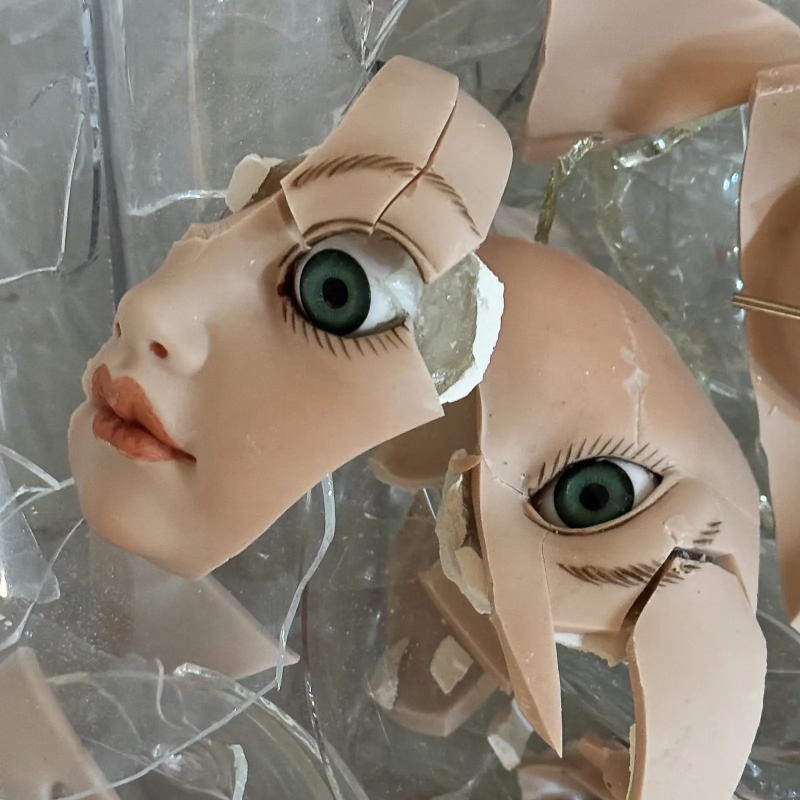
#> input picture assets/home/img/doll-glass-23.webp, 1600 x 1600 px (shown at 1/2 size); its folder holds only this picture in this run
$ python -i docs_import_media.py   (imports and definitions only)
#> lines starting #> are read from the running program, lines starting #| are printed output that depends on the picture
### docs-viewer/services/docs_document_packages/workspace.py
"""External workspace path contracts for document-package artifacts."""

from __future__ import annotations

from dataclasses import dataclass
import os
from pathlib import Path
import sys
from typing import Any, Mapping


_BOOTSTRAP_START = Path(__file__).resolve()
for _candidate in (_BOOTSTRAP_START.parent, *_BOOTSTRAP_START.parents):
    if (_candidate / "site-tools" / "config" / "site-tools.json").exists():
        if str(_candidate) not in sys.path:
            sys.path.insert(0, str(_candidate))
        break

from studio.shared.python.external_workspace_paths import (  # noqa: E402
    path_is_relative_to,
    resolve_external_workspace_root,
    resolve_workspace_path,
    workspace_marker_path,
)


PROJECTS_BASE_DIR_ENV = "DOTLINEFORM_PROJECTS_BASE_DIR"
WORKSPACE_DIR_NAME = "data-sharing"
WORKSPACE_ROOT_MARKER = f"${PROJECTS_BASE_DIR_ENV}/{WORKSPACE_DIR_NAME}"

EXPORT_ROOT = f"{WORKSPACE_ROOT_MARKER}/exports"
IMPORT_STAGING_ROOT = f"{WORKSPACE_ROOT_MARKER}/import-staging"
IMPORT_PREVIEW_ROOT = f"{WORKSPACE_ROOT_MARKER}/import-preview"
META_ROOT = f"{WORKSPACE_ROOT_MARKER}/meta"


@dataclass(frozen=True)
class DocumentPackageWorkspacePaths:
    root: Path
    exports: Path
    import_staging: Path
    import_preview: Path
    meta: Path


def _environment(environ: Mapping[str, str] | None) -> Mapping[str, str]:
    return os.environ if environ is None else environ


# [131 lines left out: functions resolve_workspace_root, safe_workspace_marker_path, resolve_marker_path, marker_path, workspace_paths, configured_workspace_paths and 1 more, not called in this run]


__all__ = [
    "DocumentPackageWorkspacePaths",
    "EXPORT_ROOT",
    "IMPORT_PREVIEW_ROOT",
    "IMPORT_STAGING_ROOT",
    "META_ROOT",
    "PROJECTS_BASE_DIR_ENV",
    "WORKSPACE_ROOT_MARKER",
    "configured_workspace_paths",
    "marker_path",
    "path_is_relative_to",
    "resolve_marker_path",
    "resolve_workspace_root",
    "safe_workspace_marker_path",
    "workspace_paths",
    "workspace_status",
]

### studio/services/media/publish_media_to_r2.py
#!/usr/bin/env python3
"""Publish approved local media derivatives to Cloudflare R2."""

from __future__ import annotations

import argparse
import base64
import datetime as dt
import hashlib
import hmac
import http.client
import json
import mimetypes
import sys
import urllib.error
import urllib.parse
import urllib.request
import xml.etree.ElementTree as ET
from dataclasses import asdict, dataclass
from pathlib import Path
from typing import Dict, Iterable, List, Mapping, Protocol, Sequence

_BOOTSTRAP_START = Path(__file__).resolve()
for _candidate in (_BOOTSTRAP_START.parent, *_BOOTSTRAP_START.parents):
    if (_candidate / "site-tools" / "config" / "site-tools.json").exists():
        if str(_candidate) not in sys.path:
            sys.path.insert(0, str(_candidate))
        break

from studio.shared.python.studio_python_paths import ensure_studio_python_paths

REPO_ROOT = ensure_studio_python_paths(__file__)
SCRIPTS_DIR = REPO_ROOT / "scripts"

from catalogue.catalogue_output_paths import catalogue_workspace_config
from pipeline_config import (
    load_pipeline_config,
)
from local_env import SITE_ENV_REL_PATH, runtime_env


PIPELINE_CONFIG = load_pipeline_config(Path(__file__))
PRIMARY_SUFFIX = str(PIPELINE_CONFIG["variants"]["primary"]["suffix"])
OUTPUT_FORMAT = str(PIPELINE_CONFIG["encoding"]["format"])
PRIMARY_WIDTHS = [int(v) for v in PIPELINE_CONFIG["variants"]["primary"]["widths"]]

R2_ENV_VARS = (
    "R2_ACCOUNT_ID",
    "R2_ACCESS_KEY_ID",
    "R2_SECRET_ACCESS_KEY",
    "R2_BUCKET",
    "R2_ENDPOINT",
)

DEFAULT_ENV_FILES = (
    SITE_ENV_REL_PATH,
)


@dataclass(frozen=True)
class CatalogueKind:
    cli_name: str
    config_prefix_key: str


CATALOGUE_KINDS: Dict[str, CatalogueKind] = {
    "works": CatalogueKind("works", "media_image_works"),
}


@dataclass(frozen=True)
class R2Credentials:
    account_id: str
    access_key_id: str
    secret_access_key: str
    bucket: str
    endpoint: str


@dataclass(frozen=True)
class RemoteObject:
    size: int | None
    etag: str


@dataclass(frozen=True)
class RemoteListObject:
    key: str
    size: int
    etag: str


@dataclass(frozen=True)
class LocalMediaObject:
    scope: str
    kind: str
    item_id: str
    width: int
    local_path: Path
    source_root: Path
    object_key: str
    size: int
    md5: str
    blocked_reason: str = ""

    @property
    def relative_path(self) -> str:
        return self.local_path.relative_to(self.source_root).as_posix()


@dataclass
class PublishResult:
    scope: str
    kind: str
    item_id: str
    width: int
    local_path: str
    object_key: str
    size: int
    md5: str
    status: str
    reason: str = ""
    remote_size: int | None = None
    remote_etag: str = ""


@dataclass(frozen=True)
class RemoteMediaObject:
    scope: str
    kind: str
    item_id: str
    width: int
    object_key: str


@dataclass
class MissingVariant:
    kind: str
    item_id: str
    missing_widths: List[int]
    present_widths: List[int]


class RemoteClient(Protocol):
    def head_object(self, key: str) -> RemoteObject | None:
        ...

    def put_object(self, key: str, path: Path, content_type: str) -> None:
        ...

    def delete_object(self, key: str) -> None:
        ...


# [337 lines left out: functions parse_args, main, run_catalogue_upload, run_catalogue_upload_targets, run_catalogue_remote_delete, write_report, not called in this run]


def validate_item_id(item_id: str) -> None:
    if item_id in {"", ".", ".."} or "/" in item_id or "\\" in item_id or "\x00" in item_id:
        raise SystemExit(f"Error: invalid id: {item_id!r}")


# [271 lines left out: functions load_r2_credentials, discover_catalogue_primary_objects, build_catalogue_remote_objects, collect_primary_groups, parse_primary_filename, ensure_allowed_file and 6 more, not called in this run]


def remote_matches(obj: LocalMediaObject, remote: RemoteObject) -> bool:
    etag = remote.etag.strip().strip('"').lower()
    return remote.size == obj.size and etag == obj.md5


# [44 lines left out: functions result_for, delete_result_for, not called in this run]


def content_type_for(path: Path) -> str:
    content_type, _encoding = mimetypes.guess_type(path.name)
    return content_type or "application/octet-stream"


# [77 lines left out: functions build_report, print_report, print_docs_report, not called in this run]


class R2Client:
    """Small S3-compatible client for the artifact operations Docs Viewer needs."""

    def __init__(self, credentials: R2Credentials) -> None:
        self.credentials = credentials

    # [215 lines left out: functions head_object, get_object, list_objects, put_object, copy_objects, delete_objects and 4 more, not called in this run]


# [2 lines that do not run on import are left out]

### studio/shared/python/studio_python_paths.py
"""Python import path bootstrap for Studio-owned source modules."""

from __future__ import annotations

import sys
from pathlib import Path


def resolve_repo_root(start: str | Path | None = None) -> Path:
    current = Path(start if start is not None else __file__).expanduser().resolve()
    candidates = [current] if current.is_dir() else [current.parent, *current.parents]
    for candidate in candidates:
        if (candidate / "site-tools" / "config" / "site-tools.json").exists():
            return candidate
    raise ValueError("could not resolve repo root")


def ensure_studio_python_paths(start: str | Path | None = None) -> Path:
    repo_root = resolve_repo_root(start)
    paths = [
        repo_root / "studio" / "shared" / "python",
        repo_root / "studio" / "app" / "server",
        repo_root / "studio" / "services",
        repo_root / "docs-viewer" / "services",
    ]
    for path in reversed(paths):
        text = str(path)
        if text not in sys.path:
            sys.path.insert(0, text)
    return repo_root

### docs-viewer/services/docs_import_media.py
#!/usr/bin/env python3
"""Media planning and materialization for Docs staged source imports."""

from __future__ import annotations

import base64
import binascii
import re
import tempfile
from dataclasses import dataclass, field
from pathlib import Path
from typing import Any

from docs_import_common import (
    INLINE_RASTER_EXTENSIONS,
    MARKDOWN_INLINE_RASTER_IMAGE_PATTERN,
    normalize_space,
)
from docs_image_tokens import serialize_image_token
from docs_workspace_config import (
    DocsManagedMediaConfig, DocsStageConfig, DocsCollectionConfig,
    managed_media_config,
)
from docs_media_storage import (
    docs_media_file,
    docs_publish_succeeded,
    publish_docs_media_files,
)
from docs_svg_sanitizer import SanitizedSvg, sanitize_svg_bytes
from docs_artifact_locations import normalize_artifact_identity
from studio.shared.python.projects_directories import projects_path_marker


INLINE_SVG_PATTERN = re.compile(r"<svg\b[^>]*>.*?</svg>", re.IGNORECASE | re.DOTALL)
INLINE_SVG_XML_ESCAPE_PATTERN = re.compile(
    r"<!\[CDATA\[.*?\]\]>|<!--.*?-->|<\?.*?\?>|&(?!(?:#\w+|[\w:][\w.:-]*);)",
    re.DOTALL,
)
INLINE_SVG_XLINK_DECLARATION_PATTERN = re.compile(
    r"""<(?i:svg)\b(?:[^>"']|"[^"]*"|'[^']*')*?\sxmlns:xlink\s*=""",
)
INLINE_MEDIA_SOURCE_KINDS = {"inline_data_url", "inline_svg"}


@dataclass
class ImportMediaPreparation:
    """One conversion's resolved owner, identity and prepared inline bytes."""

    config: DocsStageConfig | DocsCollectionConfig
    doc_id: str = ""
    inline_bytes: dict[tuple[str, str], bytes] = field(default_factory=dict)


# [191 lines left out: functions sanitize_inline_svg_markup, next_inline_media_filename, inline_media_plan, apply_inline_raster_media_plans, apply_inline_svg_media_plans, package_media_source_path, not called in this run]


def convert_package_image_to_webp(source_path: Path, target_path: Path, *, max_width: int = 800) -> dict[str, Any]:
#> called with source_path = '../../assets/home/img/doll-glass-23.webp', target_path = 'out.png', max_width = 800
    try:
        from PIL import Image, ImageOps
    except ImportError as exc:
        raise RuntimeError(
            "Pillow is required for Markdown package image conversion. "
            "Install requirements.txt before importing package images."
        ) from exc

    with Image.open(source_path) as image:
#> image is the input picture: PIL image 1600x1600 RGB; mean R, G, B 141.2, 130.1, 116.6
        if getattr(image, "is_animated", False):
            raise ValueError(f"Animated image conversion is not supported for Markdown package imports: {source_path.name}")
        image = ImageOps.exif_transpose(image)
        original_width, original_height = image.size
#> original_width = 1600; original_height = 1600
        output = image
        resized = False
        if original_width > max_width:
            ratio = max_width / float(original_width)
#> ratio = 0.5
            output = image.resize((max_width, max(1, round(original_height * ratio))), Image.Resampling.LANCZOS)
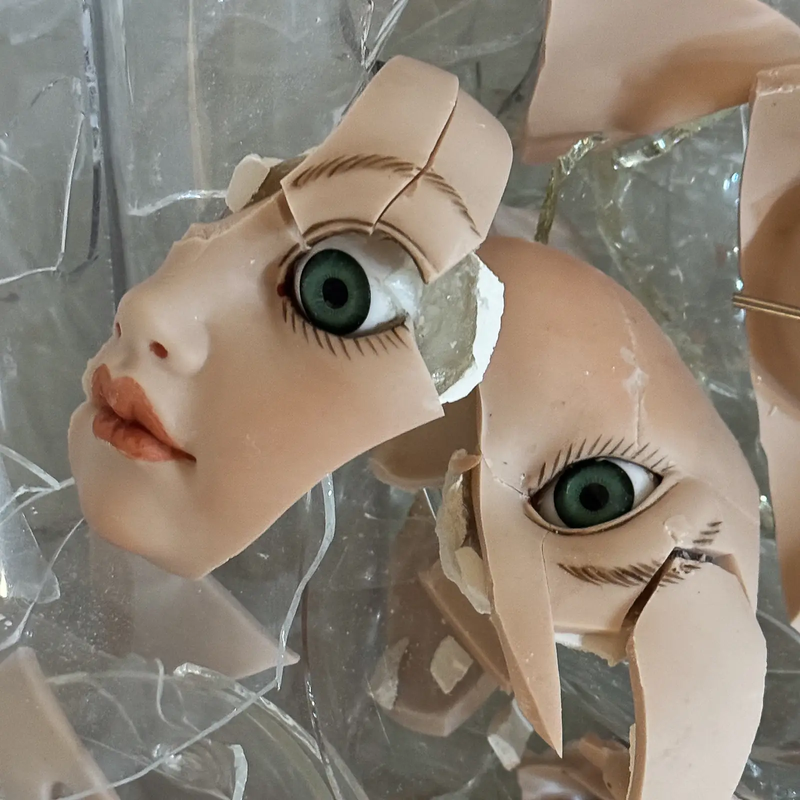
#> output: PIL image 800x800 RGB; mean R, G, B 141.2, 130.1, 116.6
            resized = True
        if output.mode in {"RGBA", "LA"} or (output.mode == "P" and "transparency" in output.info):
            output = output.convert("RGBA")
        else:
            output = output.convert("RGB")
#> (the run stopped early here; a loop or call above may not have finished)

$ run again, on assets/home/img/forest-4.webp
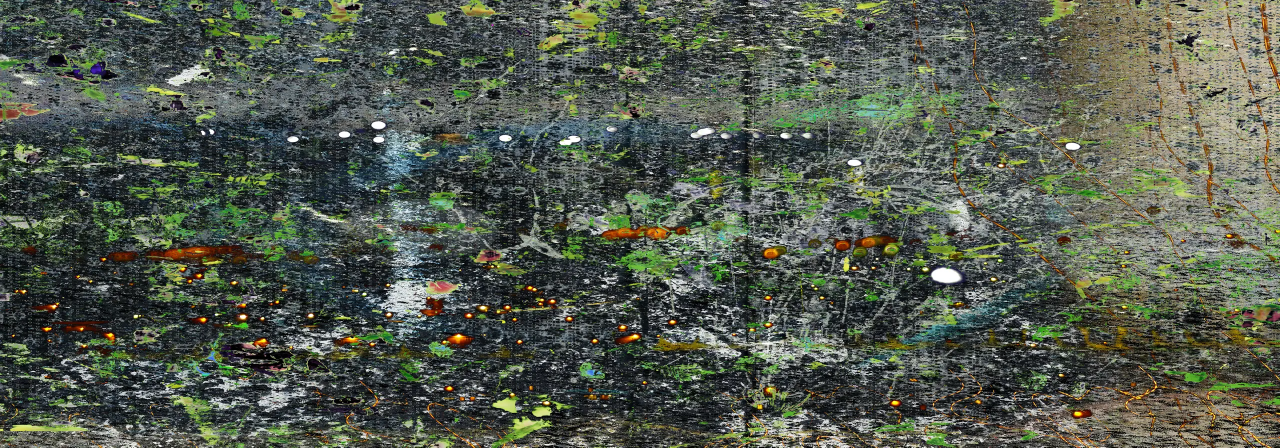
#> input picture assets/home/img/forest-4.webp, 2560 x 895 px (shown at 1/2 size)
#> in convert_package_image_to_webp, image is the input picture: PIL image 2560x895 RGB; mean R, G, B 82.8, 90.3, 77.7
#> in convert_package_image_to_webp, `output = image.resize((max_width, max(1, round(original_height * ratio..`:
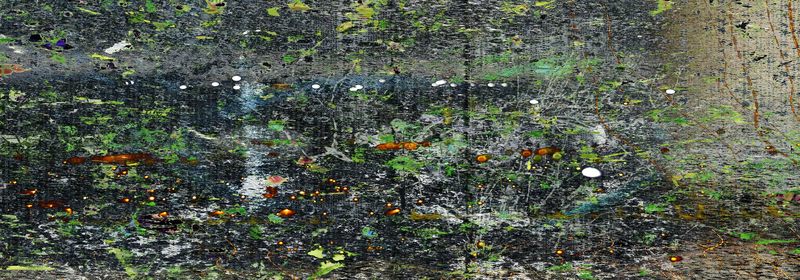
#> output: PIL image 800x280 RGB; mean R, G, B 82.8, 90.3, 77.7
